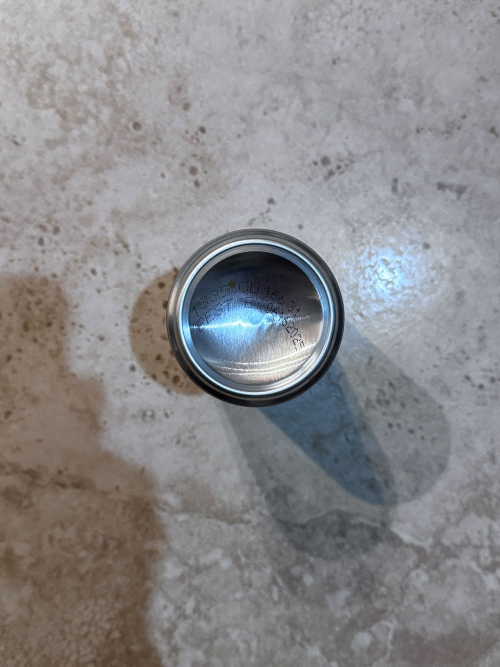
#> input picture sodaCan.jpg, 1000 x 1333 px (shown at 1/2 size)
$ python -i ImageProcessing.py   (imports and definitions only)
#> lines starting #> are read from the running program, lines starting #| are printed output that depends on the picture; after the words box and inside, x2 and y2 are one past the last pixel; in counts of white or black regions, pixels touching at a corner belong together
#> further down, picture is the input picture: shape (1333, 1000, 3); mean B, G, R 139, 136.9, 137.8
# Imports necessary packages
import cv2 as cv
import numpy as np


def processImage(masked_image):
    # Applies gaussian blur and canny edge detection on image
    gray = cv.cvtColor(masked_image, cv.COLOR_BGR2GRAY)
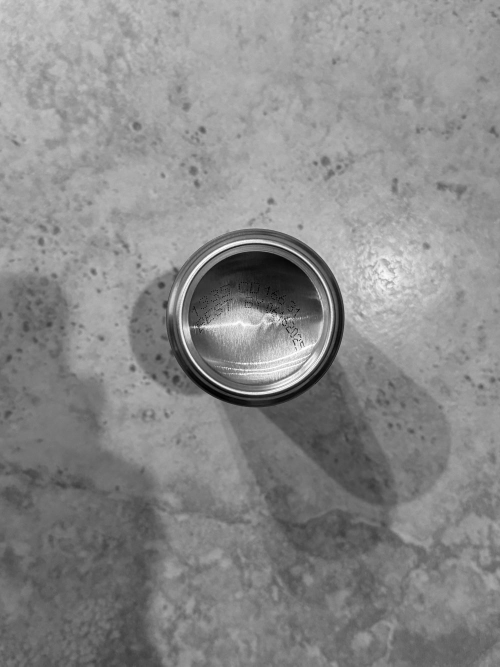
#> gray: shape (1333, 1000) (shown at 1/2 size); min 0, max 255, mean 137.4
    gray_scale = cv.GaussianBlur(gray, (15, 15), 0)
    canny_image = cv.Canny(gray_scale, 0.05, 0.5)
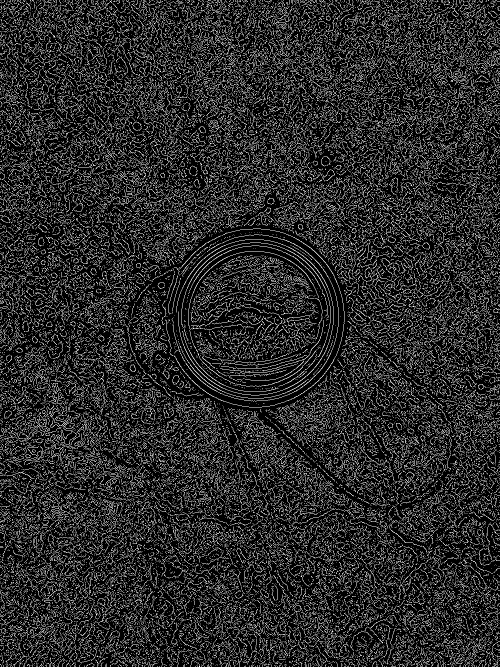
#> canny_image: shape (1333, 1000) (shown at 1/2 size); 16.4% white in thin lines or dots

    # Creates hough lines around image
    circle = cv.HoughCircles(canny_image, cv.HOUGH_GRADIENT, 145, 3000,
                             param1=100, param2=200,
                             minRadius= 150, maxRadius = 180)
#> circle = [[507.5, 942.5, 150]]

    #If the circle is detected, display them
    if circle is not None:
        #Creates array of points around the circle using the hough lines
        circle_arr = np.uint16(np.round(circle))
#> circle_arr = [[508, 942, 150]]

        for point in circle_arr[0, :]:
            # Creates the circle around the image
            cv.circle(masked_image, (point[0] + 5, point[1] - 14), point[2] + 15, (0, 255, 0), 5)
            # Finds the center point of the circle
            cv.circle(masked_image, (point[0] + 5, point[1] - 14), 2, (0, 0, 255), 5)
#> this loop made 1 pass
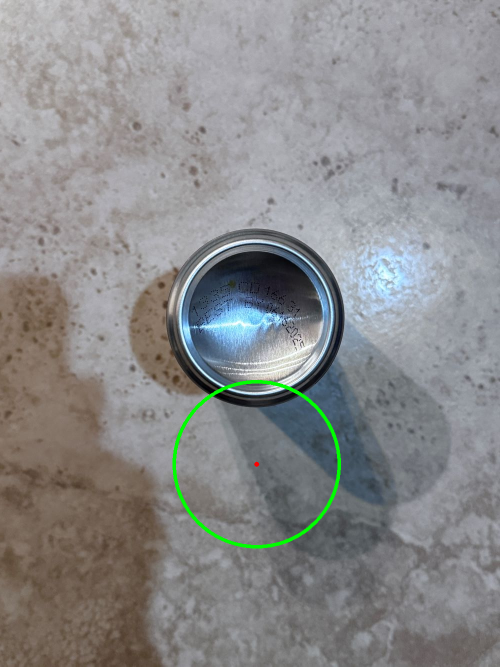
#> masked_image: shape (1333, 1000, 3) (shown at 1/2 size); 0.55% of pixels changed, all inside (x1, y1, x2, y2) = (345, 760, 682, 1097)

>>> import cv2
>>> picture = cv2.imread('sodaCan.jpg')
>>> result = processImage(picture)
